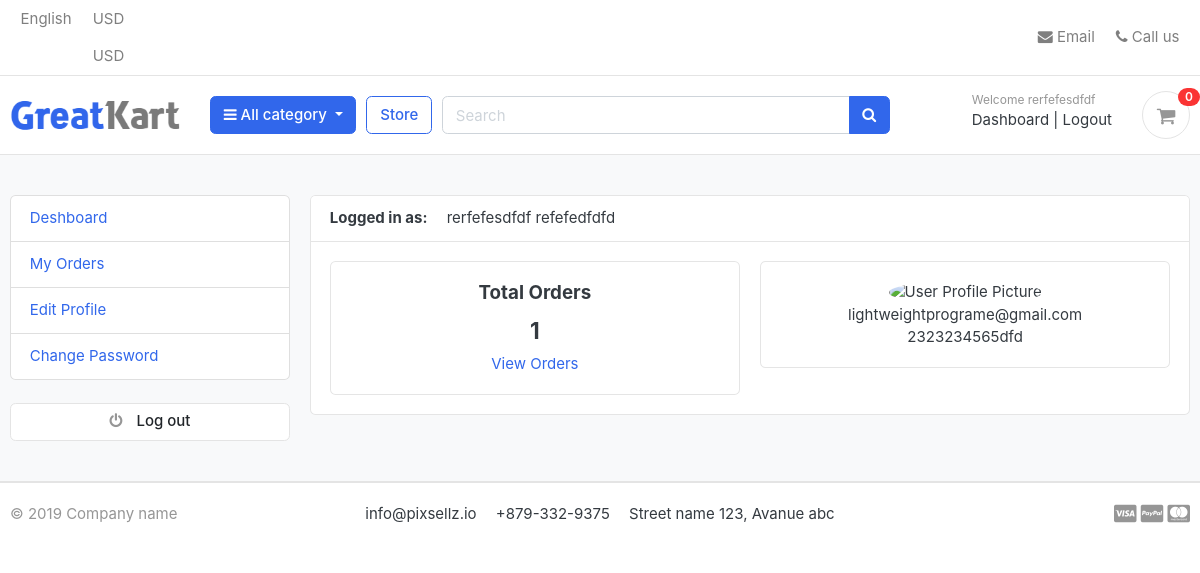
Page /accounts/deshboard/ (signed in) on the committed database.
### accounts/models.py (models this page shows, shortened)
class Account(AbstractBaseUser):
    first_name      = models.CharField(max_length=50)
    last_name       = models.CharField(max_length=50)
    username        = models.CharField(max_length=50, unique=True)
    email           = models.EmailField(max_length=100, unique=True)
    phone_number    = models.CharField(max_length=50)
    date_joined     = models.DateTimeField(auto_now_add=True)
    last_login      = models.DateTimeField(auto_now_add=True)
    is_admin        = models.BooleanField(default=False)
    is_staff        = models.BooleanField(default=False)
    is_active        = models.BooleanField(default=False)
    is_superadmin        = models.BooleanField(default=False)
    USERNAME_FIELD = 'email'
    REQUIRED_FIELDS = ['username', 'first_name', 'last_name']
    objects = MyAccountManager()
    def full_name(self):
        return f'{self.first_name} {self.last_name}'

### accounts/views.py (the view)
# urls.py: path('deshboard/' , views.deshboard , name = 'deshboard'),
@login_required(login_url='login')
def deshboard(request):
    orders = Order.objects.order_by('-created_at').filter(user_id=request.user.id, is_ordered=True)
    orders_count = orders.count()
    context = {
        'orders_count':orders_count
    }
    return render(request , 'accounts/deshboard.html', context)

### carts/context_processors.py (called while the page is built)
def counter(request):
    cart_count = 0
    if 'admin' in request.path:
        return {}
    else:
        try:
            cart = Cart.objects.filter(cart_id=_cart_id(request))
            if request.user.is_authenticated:
                cart_items = CartItem.objects.all().filter(user=request.user)
            else:
                cart_items = CartItem.objects.all().filter(cart=cart[:1])
            for cart_item in cart_items:
                cart_count += cart_item.quantity
        except Cart.DoesNotExist:
            cart_count = 0
    return dict(cart_count= cart_count)

### carts/views.py (called while the page is built)
def _cart_id(request):
    cart = request.session.session_key
    if not cart:
        cart = request.session.create()
    return cart

### category/context_processors.py (called while the page is built)
def menu_links(request):
    links = Category.objects.all()
    return dict(links = links)

### category/models.py (called while the page is built)
    def get_url(self):
        return reverse('products_by_category', args=[self.slug])

### templates/accounts/deshboard.html (shortened to what this page needs)
{% extends 'base.html' %}
{% block content %}
<section class="section-conten padding-y bg">
    <div class="container">
        <div class="row">
        {% include 'includes/deshboard_sidebar.html'%}
        <main class="col-md-9">
            <article class="card">
            <header class="card-header">
                <strong class="d-inline-block mr-3">Logged in as:</strong>
                <span>{{user.full_name}}</span>
            </header>
            <div class="card-body">
                <div class="row">
                    <div class="col-md-6">
                        <div class='card' style="text-align:center">
                            <div class="card-body">
                                <h5 class = "card-title">Total Orders</h5>
                                <h4>{{orders_count}}</h4>
                                <a href="">View Orders</a>
                            </div>
                        </div>
                    </div>
                    <div class="col-md-6">
                        <div class='card' style="text-align:center">
                            <div class="card-body">
                                <img src="https://blog.hootsuite.com/wp-content/uploads/2021/07/free-stock-photos-03-scaled.jpeg" alt="User Profile Picture" width="50" height="50" style="border-radius:50%;">
                                <p class="mb-0">{{user.email}}</p>
                                <p>{{user.phone_number}}</p>
                            </div>
                        </div>
                    </div>
                </div>
            </div>
            </article>
        </main>
    </div>
    </div>
    </section>
{% endblock %}

### templates/includes/navbar.html (shortened to what this page needs)
{% load static %}
<header class="section-header">
    <nav class="navbar p-md-0 navbar-expand-sm navbar-light border-bottom">
    <div class="container">
      <div class="collapse navbar-collapse" id="navbarTop4">
        <ul class="navbar-nav mr-auto">
            <li class="nav-item dropdown">
                 <a href="#" class="nav-link">   English </a>
            </li>
            <li class="nav-item dropdown">
                <a href="#" class="nav-link"> USD </a>
                <a href="#" class="nav-link"> USD </a>
            </li>
        </ul>
        <ul class="navbar-nav">
            <li><a href="#" class="nav-link"> <i class="fa fa-envelope"></i> Email </a></li>
            <li><a href="#" class="nav-link"> <i class="fa fa-phone"></i> Call us </a></li>
        </ul>
      </div>
    </div>
    </nav>
    <section class="header-main border-bottom">
        <div class="container">
    <div class="row align-items-center">
        <div class="col-lg-2 col-md-3 col-6">
            <a href="{% url 'home' %}" class="brand-wrap">
                <img class="logo" src="{% static './images/logo.png' %}">
            </a>
        </div>
        <div class="col-lg col-sm col-md col-6 flex-grow-0">
            <div class="category-wrap dropdown d-inline-block float-right">
                <button type="button" class="btn btn-primary dropdown-toggle" data-toggle="dropdown">
                    <i class="fa fa-bars"></i> All category
                </button>
            </div>
        </div>
        <a href="{% url 'store' %}" class="btn btn-outline-primary">Store</a>
        <div class="col-lg  col-md-6 col-sm-12 col">
            <form action="{% url 'search' %}" class="search" method='GET' >
                <div class="input-group w-100">
                    <input type="text" class="form-control" style="width:60%;" placeholder="Search" name="keyword">
                    <div class="input-group-append">
                      <button class="btn btn-primary" type="submit">
                        <i class="fa fa-search"></i>
                      </button>
                    </div>
                </div>
            </form>
        </div>
        <div class="col-lg-3 col-sm-6 col-8 order-2 order-lg-3">
                    <div class="d-flex justify-content-end mb-3 mb-lg-0">
                        {% if user.id is  None %}
                        <div class="widget-header">
                            <small class="title text-muted">Welcome guest!</small>
                            <div>
                                <a href="{% url 'login'%}">Sign in</a> <span class="dark-transp"> | </span>
                                <a href="{% url 'register'%}"> Register</a>
                            </div>
                        </div>
                        {% else %}
                        <div class="widget-header">
                            <small class="title text-muted">Welcome {{ user.first_name }}</small>
                            <div>
                                <a href="{% url 'deshboard' %}">Dashboard</a> <span class="dark-transp"> | </span>
                                <a href="{% url 'logout' %}"> Logout</a>
                            </div>
                        </div>
                        {% endif %}
                        <a href="{% url 'cart' %}" class="widget-header pl-3 ml-3">
                            <div class="icon icon-sm rounded-circle border"><i class="fa fa-shopping-cart"></i></div>
                            <span class="badge badge-pill badge-danger notify">{{ cart_count }}</span>
                        </a>
                    </div>
                </div>
    </div>
        </div>
    </section>
    </header>

### static/css/ui.css (style rules this page uses)
html { font-family: "Inter", sans-serif; font-size: 15px; }
.icon-xs, .icon-sm, .icon-md, .icon-lg { display: inline-block; text-align: center; flex-shrink: 0; flex-grow: 0; }
.icon-sm { width: 48px; height: 48px; line-height: 48px !important; font-size: 20px; }
.padding-y { padding-top: 40px; padding-bottom: 40px; }
article:after, .form-group:after { display: block; clear: both; content: ""; }
.bg { background-color: #f8f9fa; }
p:last-child { margin-bottom: 0; }
.header-main { position: relative; padding-top: 1rem; padding-bottom: 1rem; }
.brand-wrap .logo, .navbar-brand .logo { margin-right: 7px; max-height: 42px; display: inline-block; }
.widget-header { display: inline-block; vertical-align: middle; position: relative; }
.widget-header a { color: #343a40; }
.widget-header i { color: #969696; }
.widget-header .title { display: block; }
.widget-header .notify { position: absolute; top: -3px; right: -10px; }
.notify { position: absolute; top: -4px; right: -10px; display: inline-block; padding: 0.25em 0.6em; font-size: 12px; line-height: 1; text-align: center; border-radius: 3rem; color: #fff; background-color: #fa3434; }

### rows in the picture
Account: first_name "rerfefesdfdf", full_name "rerfefesdfdf refefedfdfd", email "lightweightprograme@gmail.com", phone_number "2323234565dfd"

### other values in the picture
{{ cart_count }} "0"
{{ orders_count }} "1"
